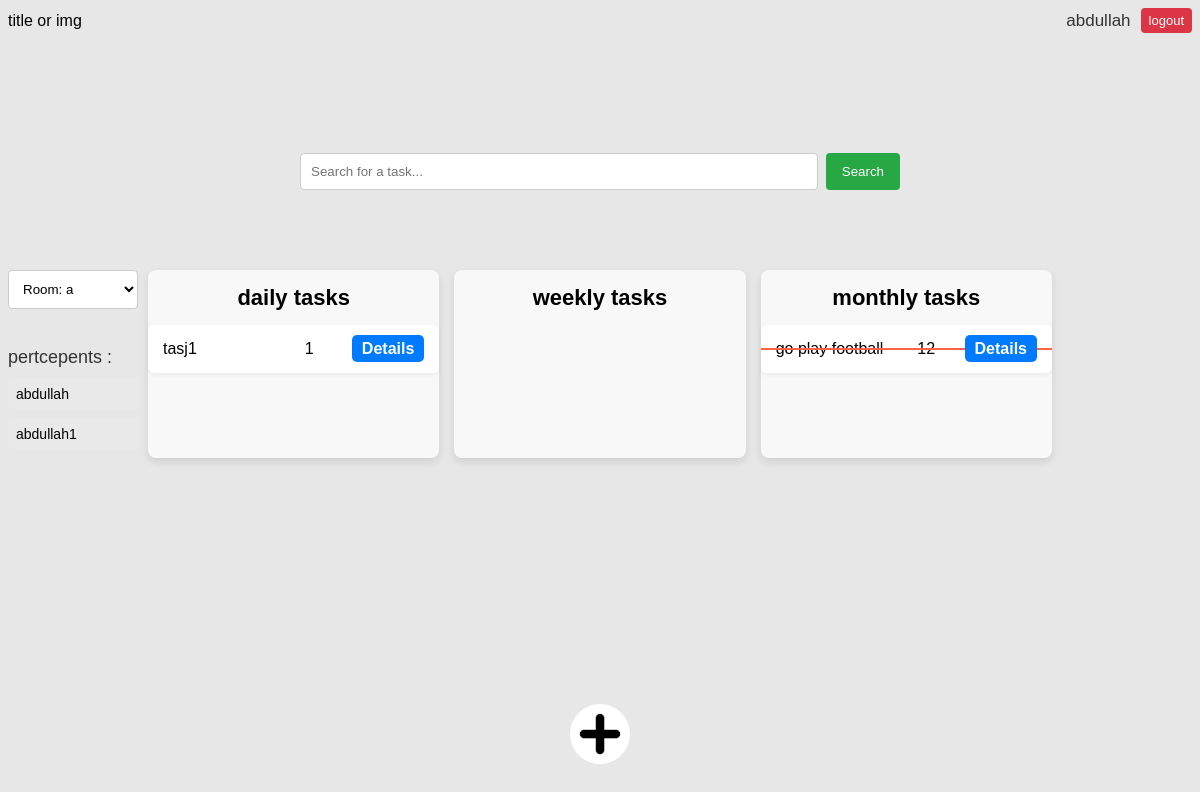
Screenshot of /?room_id=2 (signed in) with the database file from the repository.
### taskapp/models.py (models this page shows)
class DayTask(models.Model):
    user = models.ForeignKey(User, on_delete=models.CASCADE, related_name='day_tasks')
    title = models.CharField(max_length=200)
    date_created = models.DateTimeField(default=timezone.now)
    description = models.TextField(blank=True, null=True)
    estimated_time = models.CharField(max_length=5, blank=True, null=True)  # New field for estimated time
    is_finished = models.BooleanField(default=False)
    room = models.ForeignKey(Room, on_delete=models.CASCADE, related_name='day_tasks')
    def __str__(self):
        return self.title

class MonthlyTask(models.Model):
    user = models.ForeignKey(User, on_delete=models.CASCADE, related_name='monthly_tasks')
    title = models.CharField(max_length=200)
    date_created = models.DateTimeField(default=timezone.now)
    description = models.TextField(blank=True, null=True)
    is_finished = models.BooleanField(default=False)
    estimated_time = models.CharField(max_length=5, blank=True, null=True)  # New field for estimated time
    day_of_month = models.IntegerField(default=1)
    room = models.ForeignKey(Room, on_delete=models.CASCADE, related_name='monthly_tasks')
    def __str__(self):
        return self.title

### taskapp/views.py (the view)
# urls.py: path('', views.index, name='index'), # Include your app's URLs
def index(request):
    query = request.GET.get('search', '')
    room_id = request.GET.get('room_id')
    rooms = Room.objects.filter(users=request.user.id)
    if request.user.is_authenticated:
        if room_id:
            room = get_object_or_404(Room, pk=room_id, users=request.user)
        else:
            first_room = rooms.first()
            if first_room:
                return redirect(reverse_lazy('index') + f'?room_id={first_room.id}')
            else:
                room = None
        if room:
            daytask = room.day_tasks.filter(title__icontains=query)
            weeklytask = room.weekly_tasks.filter(title__icontains=query)
            monthlytask = room.monthly_tasks.filter(title__icontains=query)
            return render(request, 'taskapp/index.html', {
                'daytask': daytask,
                'weeklytask': weeklytask,
                'monthlytask': monthlytask,
                'room': room,
                'rooms': rooms,
                'query': query,
                'users': room.users.all() if room else [],
            })
        else:
            return render(request, 'taskapp/no_room.html', {'query': query})
    else:
        return render(request, 'taskapp/index.html')

### taskapp/templates/taskapp/index.html (shortened to what this page needs)
{% include "base.html" %}
{% load static %}
{% block header %}
  <link rel="stylesheet" href="{% static 'taskapp/css/style.css' %}"/>
{% endblock header %}
{% block content %}
  <div class="addbutton">
    <img
      class="addimg"
      src="{% static 'taskapp/images/add.jpg' %}"
      alt=""
    />
  </div>
  <div class="navigation_bar">
    <div>
      title or img
    </div>
    <div class='flex'>
      <div class="user-greeting"> {{ user }}</div>
      <a href="{% url 'logout_page' %}" class="logout-button" >logout</a>
    </div>
  </div>
  <div class="search-container">
    <form
      action="{% url 'index' %}"
      method="get"
      class="search-form"
    >
      <input
        type="text"
        name="search"
        placeholder="Search for a task..."
        value="{{ query }}"
        class="search-input"
      />
      <button
        type="submit"
        class="search-button"
      >
        Search
      </button>
    </form>
  </div>
  <div class="grid2">
    <div class="left_bar">
      <select id="roomSelect">
        {% for r in rooms %}
        <option value="{% url 'index' %}?room_id={{ r.id }}">
          Room: {{ r.name }}
        </option>
        {% endfor %}
      </select>
      <div>
        <p class="Pert">pertcepents :</p>
        {% for user_n in users %}
        <div class="email">{{user_n}}</div>
        {% endfor %}
      </div>
    </div>
    <div class="grid">
      <div class="grid-item">
        <h1 class="tasksHeaders">daily tasks</h1>
        {% for task in daytask %}
        <div
          class="{{task.id}} daytask item {% if task.is_finished %}strikethrough{% endif %}"
        >
          <div class="flex-large">{{ task }}</div>
          <div class="flex-small">{{ task.estimated_time }}</div>
          <div class="flex-end">
            <a
              href='{% url "task" task.id %}?taskType=daytask'
              class="details-button"
              >Details</a
            >
          </div>
        </div>
        {% endfor %}
      </div>
      <div class="grid-item">
        <h1 class="tasksHeaders">weekly tasks</h1>
      </div>
      <div class="grid-item">
        <h1 class="tasksHeaders">monthly tasks</h1>
        {% for task in monthlytask %}
        <div
          class="{{task.id}} monthlytask item {% if task.is_finished %}strikethrough{% endif %}"
        >
          <div class="flex-large">{{ task }}</div>
          <div class="flex-small">{{ task.estimated_time }}</div>
          <div class="flex-end">
            <a
              href='{% url "task" task.id %}?taskType=monthlytask'
              class="details-button"
              >Details</a
            >
          </div>
        </div>
        {% endfor %}
      </div>
    </div>
  </div>
{% endblock content %}

### static/css/base.css (style rules this page uses)
body { background-color: rgb(231, 231, 231); font-family: Arial, sans-serif; }

### taskapp/static/taskapp/css/style.css (style rules this page uses)
body { position: relative; }
.grid { display: grid; grid-template-columns: repeat(3, 1fr); gap: 15px; margin-top: 0px; text-align: left; }
.grid-item { background-color: #f8f8f8; border-radius: 8px; box-shadow: 0 4px 8px rgba(0, 0, 0, 0.1); }
.flex-large { flex: 3; }
.flex-small { flex: 1; }
.item { display: flex; background-color: #ffffff; margin-bottom: 15px; padding: 15px; border-radius: 6px; box-shadow: 0 2px 4px rgba(0, 0, 0, 0.05); transition: background-color 0.3s; }
.strikethrough { position: relative; }
.addbutton { cursor: pointer; position: fixed; bottom: 0; left: 50%; transform: translate(-50%, -50%); }
.addimg { width: 60px; height: 60px; border-radius: 100%; }
.strikethrough::after { content: ""; position: absolute; left: 0; top: 50%; right: 0; border-top: 2px solid #ff6347; transform: translateY(-50%); }
.tasksHeaders { text-align: center; font-size: 22px; }
.details-button { position: relative; z-index: 1; cursor: pointer; padding: 5px 10px; background-color: #007bff; color: #ffffff; text-align: center; text-decoration: none; font-weight: bold; border-radius: 5px; transition: background-color 0.3s; }
.grid2 { margin-top: 30px; display: grid; grid-template-columns: 140px auto 140px; }
.user-greeting { margin: 0px; padding: 0px; font-size: 24px; color: #333; margin-right: 10px; font-size: 17px; }
.logout-button { display: inline-block; background-color: #dc3545; color: white; padding: 5px 8px; text-decoration: none; font-size: 13px; border-radius: 4px; }
.search-container { margin-inline: auto; width: 600px; margin-bottom: 80px; }
.search-form { display: flex; flex-wrap: wrap; }
.search-input { flex-grow: 1; padding: 10px; border: 1px solid #ccc; border-radius: 4px; margin-right: 8px; }
.search-button { background-color: #28a745; color: white; padding: 10px 16px; border: none; border-radius: 4px; cursor: pointer; }
.left_bar { padding-right: 10px; }
#roomSelect { width: 100%; padding: 10px; margin-bottom: 20px; border: 1px solid #ccc; border-radius: 4px; background-color: white; }
.Pert { font-size: 18px; color: #333; margin-bottom: 10px; }
.email { background-color: #e9e9e9; padding: 8px; margin-bottom: 8px; border-radius: 4px; font-size: 14px; word-break: break-all; }
.navigation_bar { display: flex; align-items: center; justify-content: space-between; margin-bottom: 120px; }
.flex { display: flex; justify-content: center; align-items: center; }

### rows the page displays
DayTask: title "tasj1", estimated_time "1"
MonthlyTask: title "go play football", estimated_time "12"

### other values shown
{{ user }} "abdullah"
{{ user_n }} "abdullah"
{{ user_n }} "abdullah1"
